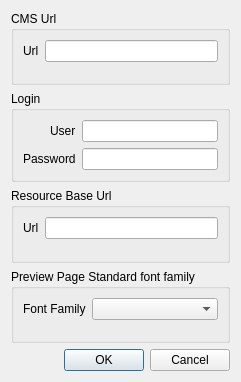
<?xml version="1.0" encoding="UTF-8"?>
<ui version="4.0">
 <class>PropertyDialog</class>
 <widget class="QDialog" name="PropertyDialog">
  <property name="geometry">
   <rect>
    <x>0</x>
    <y>0</y>
    <width>241</width>
    <height>382</height>
   </rect>
  </property>
  <property name="windowTitle">
   <string>CMS Settings</string>
  </property>
  <layout class="QVBoxLayout" name="verticalLayout">
   <item>
    <widget class="QGroupBox" name="groupBox_4">
     <property name="title">
      <string>CMS Url</string>
     </property>
     <layout class="QVBoxLayout" name="verticalLayout_2">
      <item>
       <layout class="QFormLayout" name="formLayout_4">
        <item row="0" column="0">
         <widget class="QLabel" name="cMSUrlLabel">
          <property name="text">
           <string>Url</string>
          </property>
         </widget>
        </item>
        <item row="0" column="1">
         <widget class="QLineEdit" name="CMSUrlLineEdit"/>
        </item>
       </layout>
      </item>
     </layout>
    </widget>
   </item>
   <item>
    <widget class="QGroupBox" name="groupBox">
     <property name="title">
      <string>Login</string>
     </property>
     <layout class="QGridLayout" name="gridLayout">
      <item row="0" column="0">
       <layout class="QFormLayout" name="formLayout">
        <property name="labelAlignment">
         <set>Qt::AlignRight|Qt::AlignTrailing|Qt::AlignVCenter</set>
        </property>
        <item row="0" column="0">
         <widget class="QLabel" name="userLabel">
          <property name="text">
           <string>User</string>
          </property>
         </widget>
        </item>
        <item row="0" column="1">
         <widget class="QLineEdit" name="userLineEdit"/>
        </item>
        <item row="1" column="0">
         <widget class="QLabel" name="passwordLabel">
          <property name="text">
           <string>Password</string>
          </property>
         </widget>
        </item>
        <item row="1" column="1">
         <widget class="QLineEdit" name="passwordLineEdit">
          <property name="echoMode">
           <enum>QLineEdit::Password</enum>
          </property>
         </widget>
        </item>
       </layout>
      </item>
     </layout>
    </widget>
   </item>
   <item>
    <widget class="QGroupBox" name="groupBox_2">
     <property name="title">
      <string>Resource Base Url</string>
     </property>
     <layout class="QGridLayout" name="gridLayout_2">
      <item row="0" column="0">
       <layout class="QFormLayout" name="formLayout_2">
        <item row="0" column="0">
         <widget class="QLabel" name="urlLabel">
          <property name="text">
           <string>Url</string>
          </property>
         </widget>
        </item>
        <item row="0" column="1">
         <widget class="QLineEdit" name="resBaseUrlLineEdit"/>
        </item>
       </layout>
      </item>
     </layout>
    </widget>
   </item>
   <item>
    <widget class="QGroupBox" name="groupBox_3">
     <property name="title">
      <string>Preview Page Standard font family</string>
     </property>
     <layout class="QGridLayout" name="gridLayout_3">
      <item row="0" column="0">
       <layout class="QFormLayout" name="formLayout_3">
        <item row="0" column="0">
         <widget class="QLabel" name="fontFamilyLabel">
          <property name="text">
           <string>Font Family</string>
          </property>
         </widget>
        </item>
        <item row="0" column="1">
         <widget class="QComboBox" name="fontFamilyComboBox"/>
        </item>
       </layout>
      </item>
     </layout>
    </widget>
   </item>
   <item>
    <widget class="QDialogButtonBox" name="buttonBox">
     <property name="orientation">
      <enum>Qt::Horizontal</enum>
     </property>
     <property name="standardButtons">
      <set>QDialogButtonBox::Cancel|QDialogButtonBox::Ok</set>
     </property>
    </widget>
   </item>
  </layout>
 </widget>
 <resources/>
 <connections>
  <connection>
   <sender>buttonBox</sender>
   <signal>accepted()</signal>
   <receiver>PropertyDialog</receiver>
   <slot>accept()</slot>
   <hints>
    <hint type="sourcelabel">
     <x>248</x>
     <y>254</y>
    </hint>
    <hint type="destinationlabel">
     <x>157</x>
     <y>274</y>
    </hint>
   </hints>
  </connection>
  <connection>
   <sender>buttonBox</sender>
   <signal>rejected()</signal>
   <receiver>PropertyDialog</receiver>
   <slot>reject()</slot>
   <hints>
    <hint type="sourcelabel">
     <x>316</x>
     <y>260</y>
    </hint>
    <hint type="destinationlabel">
     <x>286</x>
     <y>274</y>
    </hint>
   </hints>
  </connection>
 </connections>
</ui>
